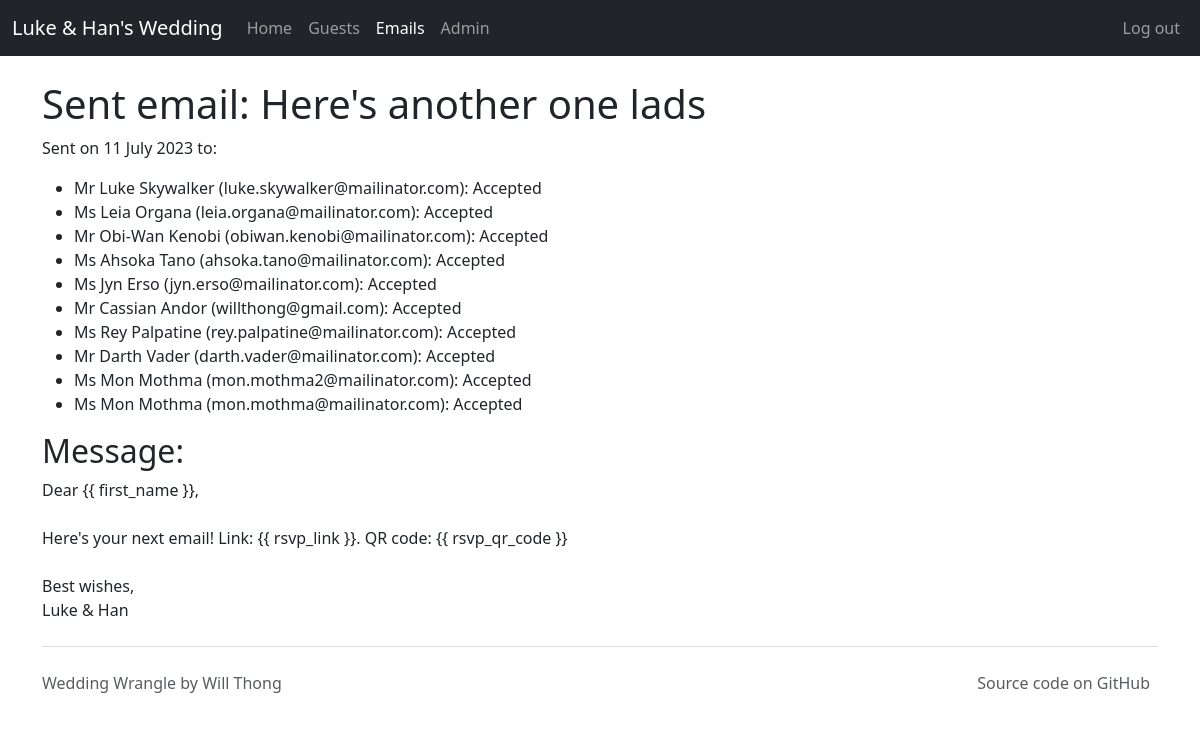
/email/27/detail/ (signed in), run on an earlier commit of the app's database.
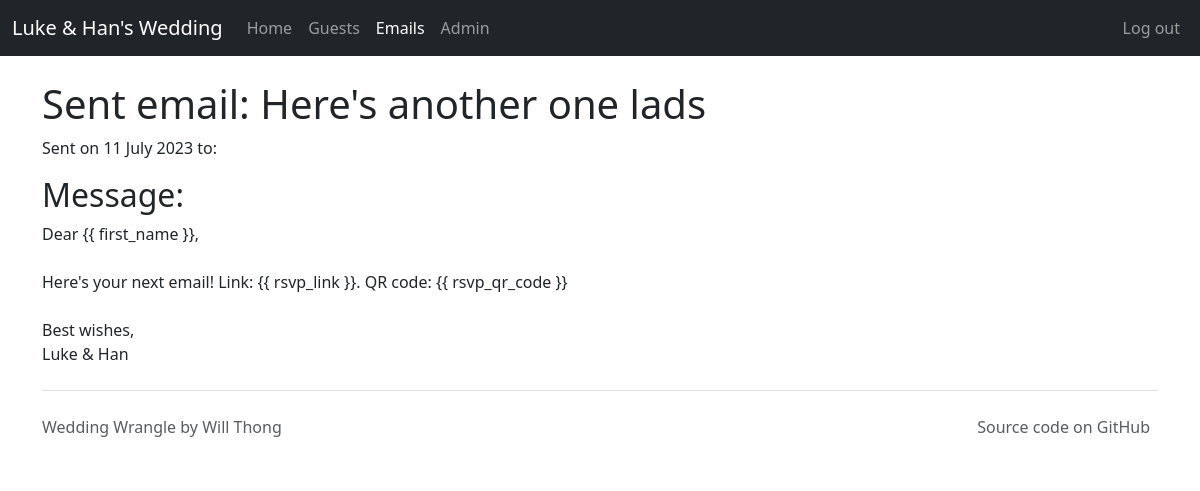
And on a later commit of the database.
### weddingwrangle/models.py (models this page shows, shortened)
class Email(models.Model):
    subject = models.CharField(max_length=100)
    text = models.CharField(max_length=10000000)
    date_sent = models.DateTimeField(auto_now=False, auto_now_add=False, null=True)
    audience = models.ForeignKey(Audience, on_delete=models.CASCADE, related_name="email")

class Guest(models.Model):
    first_name = models.CharField(max_length=30)
    surname = models.CharField(max_length=30)
    email_address = models.CharField(max_length=50, blank=True)
    rsvp_link = models.CharField(max_length=15, verbose_name="RSVP Link")
    rsvp_qr = models.BinaryField(
        null=True, blank=True, editable=False, verbose_name="RSVP QR"
    )
    title = models.ForeignKey(Title, on_delete=models.CASCADE, related_name="guest")
    position = models.ForeignKey(
        Position, on_delete=models.CASCADE, related_name="guest"
    )
    rsvp_status = models.ForeignKey(
        RSVPStatus,
        on_delete=models.CASCADE,
        related_name="guest",
        verbose_name="RSVP Status",
    )
    partner = models.ForeignKey(
        "self",
        on_delete=models.SET_NULL,
        null=True,
        blank=True,
    )
    dietaries = models.ManyToManyField(Dietary, related_name="guest", blank=True)
    emails = models.ManyToManyField(Email, related_name="guest", blank=True)
    audiences = models.ManyToManyField(Audience, related_name="guest", blank=True)
    created_at = models.DateTimeField(auto_now_add=True)
    updated_at = models.DateTimeField(auto_now=True)
    rsvp_at = models.DateTimeField(blank=True, null=True)
    partner = models.OneToOneField("self", null=True, blank=True, on_delete=models.SET_NULL)

class Title(models.Model):
    name = models.CharField(max_length=10)
    def __str__(self):
        return self.name
    class Meta:
        verbose_name_plural = "Titles"

class RSVPStatus(models.Model):
    name = models.CharField(max_length=11)
    verbose_name = models.CharField(max_length=50)
    def __str__(self):
        return self.name
    class Meta:
        verbose_name = "RSVP Status"
        verbose_name_plural = "RSVP Statuses"

### weddingwrangle/views.py (the view)
# urls.py: path("email/<int:pk>/detail/", views.EmailDetail.as_view(), name="email_detail"),
class EmailDetail(LoginRequiredMixin, DetailView):
    model = Email
    template_name = "weddingwrangle/email_detail.html"

### weddingwrangle/context_processors.py (called while the page is built)
def app_name(request):
    return {"APP_NAME": settings.APP_NAME}

### weddingwrangle/templates/weddingwrangle/email_detail.html
{% extends "base_bootstrap.html" %}
{% load crispy_forms_tags %}
{% load qr_code %}
{% block content %}
  <h1> Sent email: {{ object.subject }} </h1>
  <p>
  {% if object.date_sent == None %}
    Unsent
  {% else %}
    Sent on {{ object.date_sent|date:"j F Y" }} to:
    <ul>
      {% for guest in object.audience.guest.all %}
        {% if guest.email_address %}
          <li>
            {{ guest.title }} {{ guest.first_name }} {{ guest.surname }}
            ({{ guest.email_address }}): {{ guest.rsvp_status }}
          </li>
        {% endif %}
      {% endfor %}
    </ul>
  {% endif %}
  </p>
    <h2> Message: </h2>
    <p>
      {{ object.text|linebreaksbr }}
    </p>
{% endblock %}

### templates/base_bootstrap.html (shortened to what this page needs)
<!DOCTYPE html>
<html>
<head>
  <link href="https://cdn.jsdelivr.net/npm/bootstrap@5.3.0/dist/css/bootstrap.min.css" rel="stylesheet"
>
</head>
<body>
  {% block navbar %}
  <nav class="navbar navbar-expand-md navbar-dark bg-dark mb-4">
    <div class="container-fluid">
      <a class="navbar-brand" {% if user.is_authenticated %} href="{% url 'home' %}" {% endif %}>{{ APP_NAME }}</a>
      {% if "rsvp" not in request.get_full_path %}
      <div class="collapse navbar-collapse" id="navbarCollapse">
        <ul class="navbar-nav me-auto mb-2 mb-md-0">
          {% url "home" as homeurl %}
          <li class="nav-item">
            <a class="nav-link " href="{% url 'home' %}">
              Home
            </a>
          </li>
          <li class="nav-item">
            <a class="nav-link " href="{% url 'guest_list' %}">Guests</a>
          </li>
          <li class="nav-item">
            <a class="nav-link {% if 'email' in request.get_full_path %}
                  active
                {% endif %}" href="{% url 'email_create' %}">Emails</a>
          </li>
          <li class="nav-item">
            <a class="nav-link " href="{% url 'admin:index' %}">Admin</a>
          </li>
        </ul>
        {% if user.is_authenticated %}
          <ul class="nav">
            <li class="nav-item"><a href="{% url 'logout' %}" class="nav-link px-2 navbar-nav">Log out</a></li>
          </ul>
        {% endif %}
      </div>
      {% endif %}
    </div>
  </nav>
  {% endblock %}
  <div class="container">
    {% block content %}
    {% endblock %}
  </div>
  {% block footer %}
  {% if "rsvp" not in request.get_full_path %}
  <div class="container">
    <footer class="d-flex flex-wrap justify-content-between align-items-center py-3 my-4 border-top">
      <p class="col-md-4 mb-0 text-body-secondary">
        Wedding Wrangle by Will Thong
      </p>
      <a href=" /"
        class="col-md-4 d-flex align-items-center justify-content-center mb-3 mb-md-0 me-md-auto link-body-emphasis text-decoration-none">
        <svg class="bi me-2" width="40" height="32">
          <use xlink:href="#bootstrap"></use>
        </svg>
      </a>
      <ul class="nav col-md-4 justify-content-end">
        <li class="nav-item">
          <a href="https://www.github.com/willthong/weddingwrangle" class="nav-link px-2 text-body-secondary">
            Source code on GitHub
          </a>
        </li>
      </ul>
    </footer>
  </div>
  {% endif %}
  {% endblock %}
</body>
<link href="https://cdn.jsdelivr.net/npm/bootstrap@5.3.0/dist/css/bootstrap.min.css" rel="stylesheet"
>
</html>

### templates/base_bootstrap.html (style rules this page uses)
.bi { vertical-align: -.125em; fill: currentColor; }

What changed in the data, as far as the page shows it:
removed Guest: title "Mr", first_name "Luke", surname "Skywalker", email_address "luke.skywalker@mailinator.com", rsvp_status "Accepted"
removed Guest: title "Ms", first_name "Leia", surname "Organa", email_address "leia.organa@mailinator.com", rsvp_status "Accepted"
removed Guest: title "Mr", first_name "Obi-Wan", surname "Kenobi", email_address "obiwan.kenobi@mailinator.com", rsvp_status "Accepted"
removed Guest: title "Ms", first_name "Ahsoka", surname "Tano", email_address "ahsoka.tano@mailinator.com", rsvp_status "Accepted"
removed Guest: title "Ms", first_name "Jyn", surname "Erso", email_address "jyn.erso@mailinator.com", rsvp_status "Accepted"
removed Guest: title "Mr", first_name "Cassian", surname "Andor", email_address "willthong@gmail.com", rsvp_status "Accepted"
removed Guest: title "Ms", first_name "Rey", surname "Palpatine", email_address "rey.palpatine@mailinator.com", rsvp_status "Accepted"
removed Guest: title "Mr", first_name "Darth", surname "Vader", email_address "darth.vader@mailinator.com", rsvp_status "Accepted"
removed Guest: title "Ms", first_name "Mon", surname "Mothma", email_address "mon.mothma2@mailinator.com", rsvp_status "Accepted"
removed Guest: title "Ms", first_name "Mon", surname "Mothma", email_address "mon.mothma@mailinator.com", rsvp_status "Accepted"
